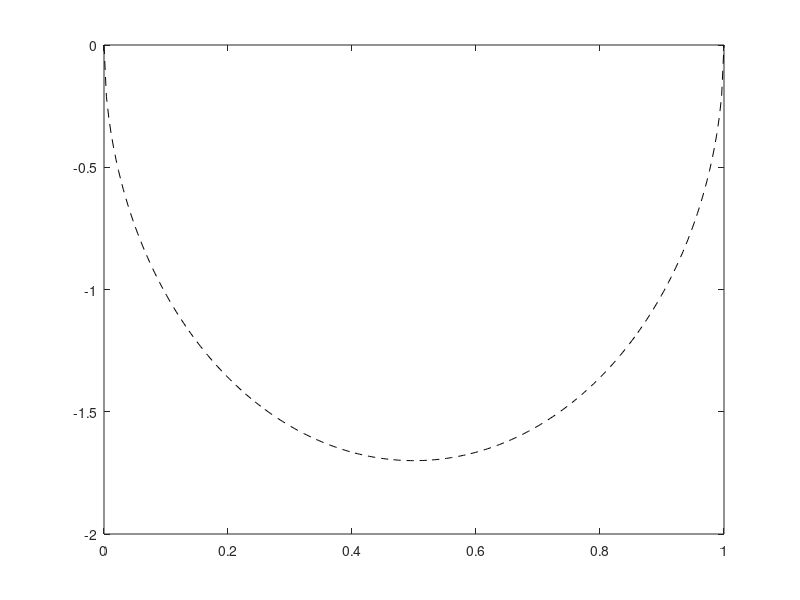

Source code (MATLAB):
function [] = lemondrop()

smallN = 256;
smallN2 = 258;
graymax = 240;
range = 0:1/(smallN+1):1;
muLD = range*(smallN + 1) / (smallN + 1);
lemonDrop = sqrt(muLD.*(1-muLD)) * 3.4;
sampleCount2 = (smallN + 2):-1:1;
colorRange = (255-graymax)*sampleCount2/(smallN + 2);
base = repmat(graymax, smallN + 2, 1);
col = (base + colorRange') / 255;
rgb = [col col col];
count2 = 1;
for ii = ceil(smallN2/2):smallN2-1
    ix = [ii ii+1 smallN2-ii smallN2-ii+1];
    fill(range(ix), lemonDrop(ix), rgb(count2, :),'edgecolor','none')
    fill(range(ix), -lemonDrop(ix), rgb(count2, :),'edgecolor','none')
    count2 = count2 + 2;
end
plot(muLD,lemonDrop,'k--');
plot(muLD,-lemonDrop,'k--');

end